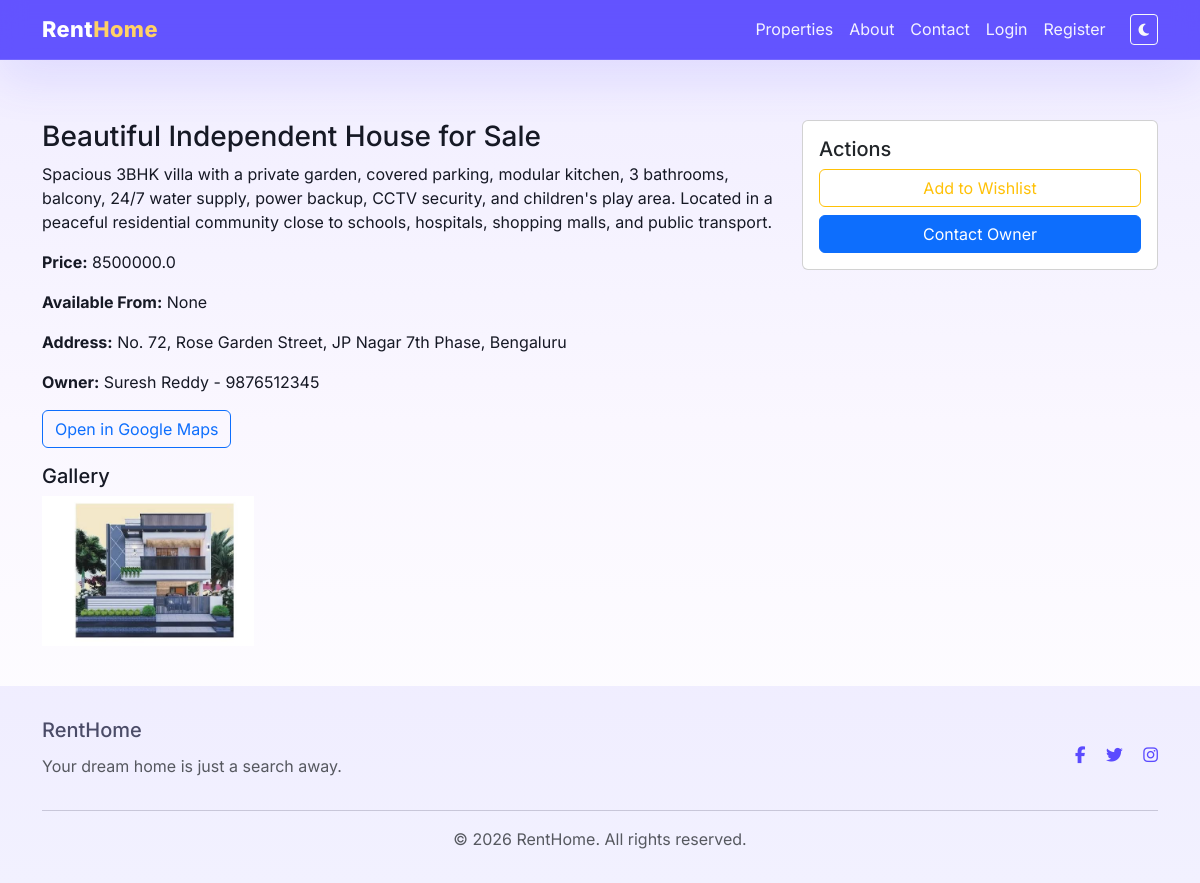
Page /property/2 on the committed database.
### models.py (models this page shows)
class Property(db.Model):
    __tablename__ = 'properties'
    id = db.Column(db.Integer, primary_key=True)
    title = db.Column(db.String(200), nullable=False)
    description = db.Column(db.Text)
    purpose = db.Column(db.String(50))
    property_type = db.Column(db.String(50))
    price = db.Column(db.Float)
    deposit = db.Column(db.Float)
    bedrooms = db.Column(db.Integer)
    bathrooms = db.Column(db.Integer)
    balcony = db.Column(db.Integer)
    parking = db.Column(db.String(50))
    area_size = db.Column(db.String(50))
    floor = db.Column(db.String(50))
    facing = db.Column(db.String(50))
    furnished = db.Column(db.String(50))
    water = db.Column(db.String(50))
    electricity = db.Column(db.String(50))
    internet = db.Column(db.String(50))
    address = db.Column(db.String(255))
    locality = db.Column(db.String(120))
    city = db.Column(db.String(120))
    district = db.Column(db.String(120))
    state = db.Column(db.String(120))
    pincode = db.Column(db.String(20))
    google_map = db.Column(db.String(255))
    owner_name = db.Column(db.String(120))
    owner_phone = db.Column(db.String(50))
    owner_email = db.Column(db.String(120))
    available_from = db.Column(db.String(50))
    images = db.Column(db.Text)  # comma separated filenames
    created_at = db.Column(db.DateTime, default=datetime.utcnow)
    user_id = db.Column(db.Integer, db.ForeignKey('users.id'), nullable=True)

### app.py (the view)
@app.route('/property/<int:property_id>')
def property_details(property_id):
    prop = Property.query.get_or_404(property_id)
    images = prop.images.split(',') if prop.images else []
    return render_template('property_details.html', property=prop, images=images)

### app.py (called while the page is built)
@app.context_processor
def inject_current_year():
    return {'current_year': datetime.utcnow().year}

### templates/property_details.html (shortened to what this page needs)
{% extends 'base.html' %}
{% block content %}
<div class="row">
  <div class="col-md-8">
    <h3>{{ property.title }}</h3>
    <p>{{ property.description }}</p>
    <p><strong>Price:</strong> {{ property.price }}</p>
    <p><strong>Available From:</strong> {{ property.available_from }}</p>
    <p><strong>Address:</strong> {{ property.address }}, {{ property.locality }}, {{ property.city }}</p>
    <p><strong>Owner:</strong> {{ property.owner_name }} - {{ property.owner_phone }}</p>
    {% if property.google_map %}
    <p><a class="btn btn-outline-primary" href="{{ property.google_map }}" target="_blank">Open in Google Maps</a></p>
    {% endif %}
    <h5>Gallery</h5>
    <div class="d-flex gap-2 flex-wrap">
      {% for img in images %}
        <img src="{{ url_for('uploaded_file', filename=img) }}" style="height:150px;object-fit:cover">
      {% endfor %}
    </div>
  </div>
  <div class="col-md-4">
    <div class="card p-3">
      <h5>Actions</h5>
      <form method="post" action="{{ url_for('add_wishlist', property_id=property.id) }}">
        <button class="btn btn-outline-warning w-100 mb-2">Add to Wishlist</button>
      </form>
      <a href="{{ url_for('contact_owner', property_id=property.id) }}" class="btn btn-primary w-100">Contact Owner</a>
    </div>
  </div>
</div>
{% endblock %}

### static/css/style.css (style rules this page uses)
:root { --bg: #f6f3ff; --surface: rgba(255,255,255,0.9); --surface-strong: rgba(255,255,255,0.96); --text: #161925; --muted: #6b7c98; --primary: #5b4bff; --primary-soft: #8f84ff; --accent: #ff7a59; --border: rgba(91,75,255,0.16); --shadow: 0 24px 80px rgba(91,75,255,0.12); --soft: #f4f1ff; }
* { box-sizing:border-box }
html,body { min-height:100%;margin:0;font-family:'Inter',system-ui,sans-serif;background:linear-gradient(180deg,#f0edff 0%,#faf7ff 48%,#ffffff 100%);color:var(--text);scroll-behavior:smooth }

### rows in the picture
Property: title "Beautiful Independent House for Sale", description "Spacious 3BHK villa with a private garden, covered parking, modular kitchen, 3 bathrooms, balcony, 24/7 water supply, power backup, CCTV security, and children's play area. Located in a peaceful residential community close to schools, hospitals, shopping malls, and public transport.", price "8500000.0", available_from "None", address "No. 72, Rose Garden Street", locality "JP Nagar 7th Phase", city "Bengaluru", owner_name "Suresh Reddy", owner_phone "9876512345", images (picture)
